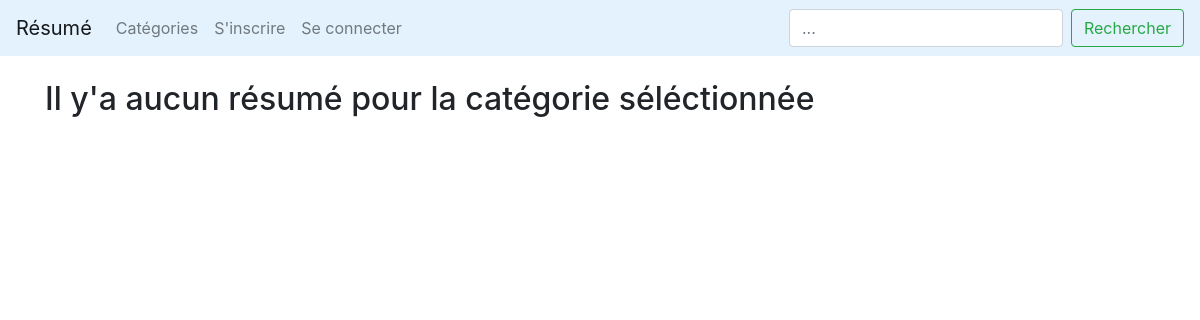
The page /categorie/droit-des-affaires/ on the database as committed earlier.
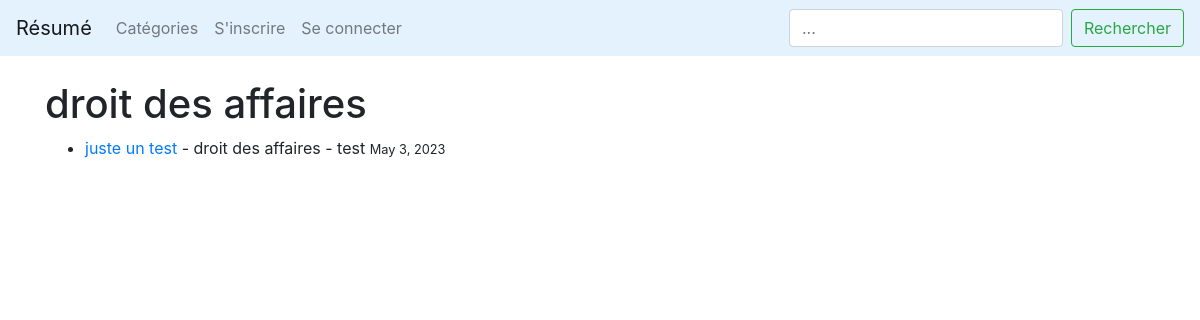
The same page on the database as committed later.
### LeBlog/models.py (models this page shows, shortened)
class Post(models.Model):
        title = models.CharField(max_length=255)
        header_image = models.ImageField(null=True, blank=True, upload_to="images/")
        title_tag = models.CharField(max_length=255)
        author = models.ForeignKey(User, on_delete=models.CASCADE)
        body = RichTextField(blank=True, null=True)
        post_date = models.DateField(auto_now_add=True)
        categorie = models.CharField(max_length=255)
        snippet = models.CharField(max_length=255, default='coding')
        likes = models.ManyToManyField(User, related_name='resumee')

### LeBlog/views.py (the view)
# urls.py: path('categorie/<str:cats>/', CategoryView, name='categorie'),
def CategoryView(request, cats):
    categorie_posts = Post.objects.filter(categorie=cats.replace('-', ' '))
    return render(request, 'categories.html', {'cats': cats.replace('-', ' '), 'categorie_posts': categorie_posts})

### LeBlog/templates/categories.html (shortened to what this page needs)
{% extends 'base.html' %}
{% block content %}
{% if categorie_posts %}
<h1>{{ cats }}</h1>
<ul>
{% for post in categorie_posts %}
    <li> <a href="{% url 'post-details' post.pk %}">{{post.title}}</a> - {{post.categorie}} - {{post.author}} <small>{{ post.post_date }}</small>
{%endfor%}
</ul>
{% else %}
<h2>Il y'a aucun résumé pour la catégorie séléctionnée</h2>
{%endif%}
{% endblock %}

Rows that differ between the two databases and show on the page:
added Post: categorie "droit des affaires", title "juste un test", author "test", post_date "May 3, 2023"
Other text that changed with them:
text no longer shown: "Il y'a aucun résumé pour la catégorie séléctionnée"
